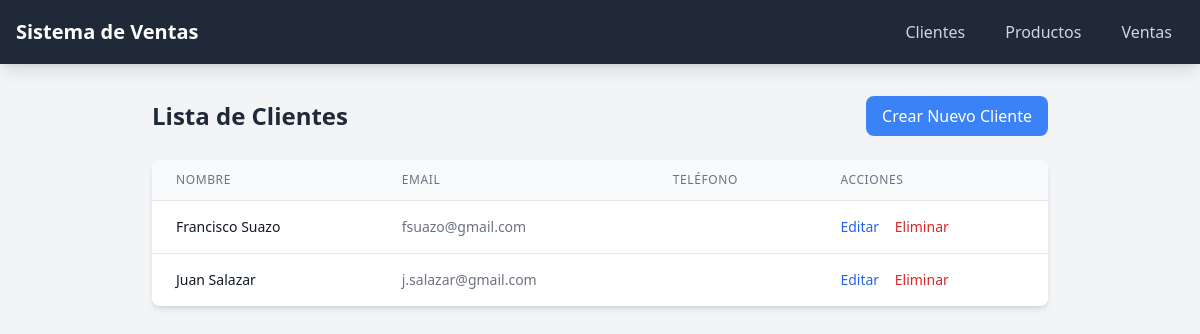
/clientes/, run on the app's committed database.
### ventas/models.py (models this page shows, shortened)
class Cliente(models.Model):
    id = models.AutoField(primary_key=True)
    uuid = models.UUIDField(default=uuid.uuid4, editable=False, unique=True)
    nombre = models.CharField(max_length=100)
    email = models.EmailField(unique=True)
    rut = models.CharField(max_length=12, unique=True)
    created_at = models.DateTimeField(auto_now_add=True)
    modified_at = models.DateTimeField(auto_now=True)

### ventas/views.py (the view)
# urls.py: path('clientes/', views.listar_clientes, name='listar_clientes'),
def listar_clientes(request):
    clientes = Cliente.objects.all()
    return render(request, 'ventas/listar_clientes.html', {'clientes': clientes})

### ventas/templates/ventas/listar_clientes.html
{% extends 'base.html' %}
{% block content %}
<div class="max-w-4xl mx-auto">
    <div class="flex justify-between items-center mb-6">
        <h2 class="text-2xl font-bold text-gray-800">Lista de Clientes</h2>
        <a href="{% url 'crear_cliente' %}" class="bg-blue-500 hover:bg-blue-600 text-white px-4 py-2 rounded-lg transition duration-150">
            Crear Nuevo Cliente
        </a>
    </div>
    <div class="bg-white rounded-lg shadow-md overflow-hidden">
        <table class="min-w-full divide-y divide-gray-200">
            <thead class="bg-gray-50">
                <tr>
                    <th class="px-6 py-3 text-left text-xs font-medium text-gray-500 uppercase tracking-wider">Nombre</th>
                    <th class="px-6 py-3 text-left text-xs font-medium text-gray-500 uppercase tracking-wider">Email</th>
                    <th class="px-6 py-3 text-left text-xs font-medium text-gray-500 uppercase tracking-wider">Teléfono</th>
                    <th class="px-6 py-3 text-left text-xs font-medium text-gray-500 uppercase tracking-wider">Acciones</th>
                </tr>
            </thead>
            <tbody class="bg-white divide-y divide-gray-200">
                {% if clientes %}
                    {% for cliente in clientes %}
                    <tr class="hover:bg-gray-50">
                        <td class="px-6 py-4 whitespace-nowrap text-sm text-gray-900">{{ cliente.nombre }}</td>
                        <td class="px-6 py-4 whitespace-nowrap text-sm text-gray-500">{{ cliente.email }}</td>
                        <td class="px-6 py-4 whitespace-nowrap text-sm text-gray-500">{{ cliente.telefono }}</td>
                        <td class="px-6 py-4 whitespace-nowrap text-sm font-medium">
                            <a href="{% url 'editar_cliente' cliente.id %}" class="text-blue-600 hover:text-blue-900 mr-3">Editar</a>
                            <a href="{% url 'eliminar_cliente' cliente.id %}" class="text-red-600 hover:text-red-900">Eliminar</a>
                        </td>
                    </tr>
                    {% endfor %}
                {% else %}
                    <tr>
                        <td colspan="4" class="px-6 py-4 text-center text-sm text-gray-500">
                            No hay clientes registrados.
                        </td>
                    </tr>
                {% endif %}
            </tbody>
        </table>
    </div>
</div>
{% endblock %}

### data on the page
Cliente: nombre "Francisco Suazo", email "fsuazo@gmail.com"
Cliente: nombre "Juan Salazar", email "j.salazar@gmail.com"
